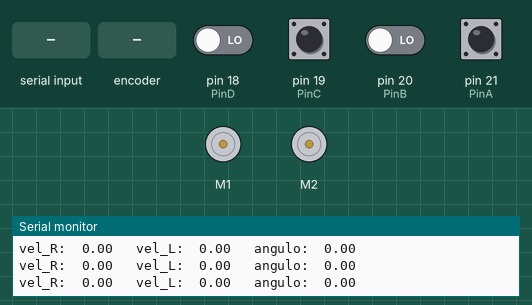
This sketch was run on a simulated Arduino Mega 2560, built with avr-gcc and run on an emulated ATmega2560. Parts: 2 × DC motor (green arrow = forward, orange = backward, longer = faster), the last lines printed to the serial monitor. The test bench sets the inputs (shaded band); at power-on: pin 19 (PinC), pin 21 (PinA) HIGH, pin 18 (PinD), pin 20 (PinB) LOW.

Above: at 1.2 s.
1.3 s: "90,45\n" received over the second serial link
At 1.45 s:
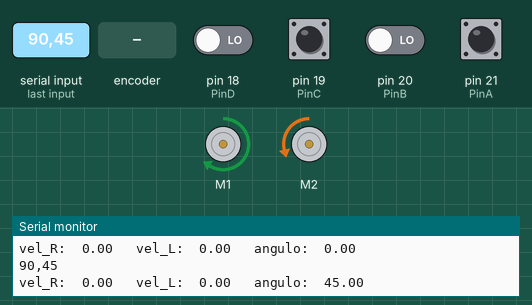
At 1.93 s:
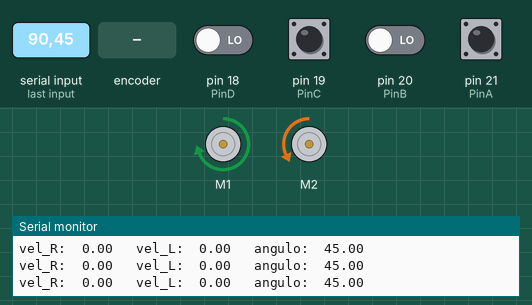
4.3 s: "5\n" received over the second serial link
At 4.9 s:
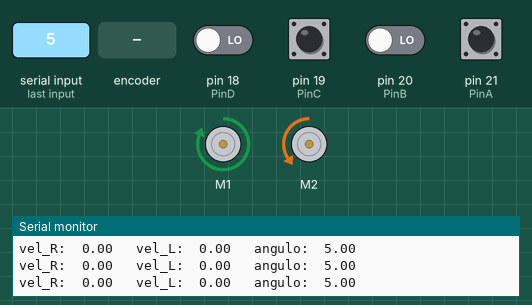
7.3 s: "1,90\n" received over the second serial link
At 7.47 s:
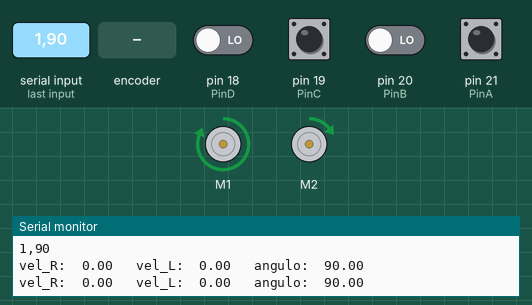
10.3 s: "90,45\n" received over the second serial link
13.3 s: "1,90,45\n" received over the second serial link
16.3 s: rotary encoder on pin 21 (PinA) / pin 20 (PinB) turned 3 steps (first pin leading)
Timing chart, 0 to 20.3 s (numbered marks = the images above; inputs shaded):
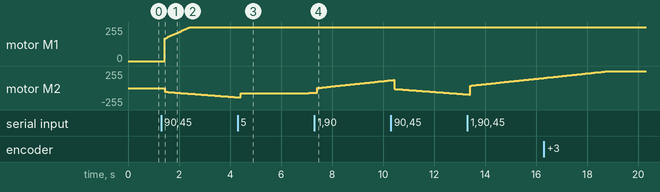

The sketch:

PID_derecho_martes_12am.ino
```cpp
#include "DualVNH5019MotorShield.h"
DualVNH5019MotorShield md;

// Definición de PINs
#define encoder0PinA  19
#define encoder0PinB  18
#define encoder1PinA  20
#define encoder1PinB  21

char msgEnd = '\n';
bool newMsg = false;
String msg;

int potencia_1, potencia_2 = 0;

// Variables Tiempo
unsigned long time_ant = 0;
const int Period = 10000;   // 10 ms = 100Hz
float escalon = 0;
const float dt = Period *0.000001f;
float referencial, motorout0, motorout1    = 0.0;
float ek, ek1, ek2;
float ck , ck1;
float kp = 2;
float kd = 0;
float ki = 0.0000005;
float k0, k1, k2;
float ts = 1;

float ek_2, ek1_2, ek2_2;
float ck_2 , ck1_2;
float kp_2 = 2;
float kd_2 = 0;
float ki_2 = 0.0000005;
float k0_2, k1_2, k2_2;
float ts_2 = 1;

#define PinA 21
#define PinB 20
#define PinC 19
#define PinD 18

volatile double pos1 = 0.0;
volatile double pos2 = 0.0;

volatile long encoder0Pos = 0;
volatile long encoder1Pos = 0;
long newposition0;
long oldposition0 = 0;
long newposition1;
long oldposition1 = 0;
unsigned long newtime;

float vel0;
float vel1;

float ek_3, ek1_3, ek2_3;
float ck_3 , ck1_3;
float kp_3 = 0.3;
float kd_3 = 0;
float ki_3 = 0;
float k0_3, k1_3, k2_3;
float ts_3 = 1;
float e_total_3;


void stopIfFault()
{
  if (md.getM1Fault())
  {
    Serial.println("M1 fault");
    while(1);
  }
  if (md.getM2Fault())
  {
    Serial.println("M2 fault");
    while(1);
  }
}

void EncoderA() {
  if (digitalRead(PinA) != digitalRead(PinB)) { //
    pos1 = pos1 + 1;
  }
  else { //reversa
    pos1 = pos1 - 1;
  }
}
void EncoderB() {
  if (digitalRead(PinA) == digitalRead(PinB)) { //
    pos1 = pos1 + 1;
  }
  else { //Reversa
    pos1 = pos1 - 1;
  }
}
void EncoderC() {
  if (digitalRead(PinC) != digitalRead(PinD)) { //
    pos2 = pos2 + 1;
  }
  else { //reversa
    pos2 = pos2 - 1;
  }
}
void EncoderD() {
  if (digitalRead(PinC) == digitalRead(PinD)) { //
    pos2 = pos2 + 1;
  }
  else { //Reversa
    pos2 = pos2 - 1;
  }
}
void setup() {
  Serial.begin(9600);
  Serial3.begin(38400);


  pinMode(PinA, INPUT);
  pinMode(PinB, INPUT);
  pinMode(PinC, INPUT);
  pinMode(PinD, INPUT);

  attachInterrupt(digitalPinToInterrupt(PinA), EncoderA, CHANGE);
  attachInterrupt(digitalPinToInterrupt(PinB), EncoderB, CHANGE);
  attachInterrupt(digitalPinToInterrupt(PinC), EncoderC, CHANGE);
  attachInterrupt(digitalPinToInterrupt(PinD), EncoderD, CHANGE);

}
int separador;
int dist;
float angulo;
int largo;
float multiplicador = 1;

void loop() {

  msg = readBuff();
  separador = msg.indexOf(",");
  largo = msg.length();
  dist = msg.substring(0,separador).toInt();

  if (dist> 400 ){
    msg = 400;
    }
  if (dist < -400 ){
    msg = -400;
    }
  if (newMsg == true){
    Serial.println(msg);
    angulo = msg.substring(separador + 1, largo).toInt();
     multiplicador = angulo/90;
    if (abs(dist) > 10 and abs(angulo) < 100){
    potencia_1 = (1 + multiplicador)* dist;
    potencia_2 = (1 - multiplicador)* dist;
    }
    else if (dist == 0 and angulo == 0){
      potencia_1 = 0;
      potencia_2 = 0;
    }
    else if ( dist <= 10  and  (15 <= abs(angulo) <= 100) ){
      potencia_1 = angulo*0.7;
      potencia_2 = -angulo*0.7;
      }
    else if(abs(angulo) >= 100) {
      potencia_1 = angulo*0.2;
      potencia_2 = -angulo*0.2;
      }
    newMsg = false;

  }


  newtime = micros();

  ts = (newtime - time_ant);
  // PID
  // Controlador 1
  k0 = kp*(1 + ts*ki +kd/ts);
  k1 = -kp*(1 + 2*kd/ts);
  k2 = kp*kd/ts;
  ck = ck1 + k0*ek +k1*ek1;

  newtime = micros();

  ts = (newtime - time_ant);
  // Controlador 2
  k0_2 = kp_2*(1 + ts*ki_2 +kd_2/ts);
  k1_2 = -kp_2*(1 + 2*kd_2/ts);
  k2_2 = kp_2*kd_2/ts;
  ck_2 = ck1_2 + k0_2*ek_2 +k1_2*ek1_2;

  // Controlador 3
  k0_3 = kp_3*(1 + ts*ki_3 +kd_3/ts);
  k1_3 = -kp_3*(1 + 2*kd_3/ts);
  k2_3 = kp_3*kd_3/ts;
  ck_3 = ck1_3 + k0_3*ek_3 +k1_3*ek1_3;


  //-----------------------------------
  // Calculando Velocidad del motor
  float rpm = 31250;
  vel0 = -(float)(pos1 - oldposition0) * rpm / (newtime - time_ant); //RPM
  vel1 = -(float)(pos2 - oldposition1) * rpm / (newtime - time_ant); //RPM
  oldposition0 = pos1;
  oldposition1 = pos2;
  time_ant = newtime;
  Serial.print("vel_R:  ");
  Serial.print(vel1);

  Serial.print("   vel_L:  ");
  Serial.print(vel0);
  Serial.print("   angulo:  ");
  Serial.println(angulo);
//  Serial3.print("   Pos1:  ");
//  Serial3.print(pos1);
//  Serial3.print("   Pos2:  ");
//  Serial3.println(pos2);
  //Serial.println("     error: ");
  //Serial.println(ek);
  Serial3.print("ck_3  ");
  Serial3.print(ck_3);
  Serial3.print("    potencia_1  ");
  Serial3.print(potencia_1);
  Serial3.print("   potencia_2  ");
  Serial3.println(potencia_2);


    md.setM1Speed(ck);
   md.setM2Speed(-ck_2);


  ck1 = ck;
  ek1 = ek;
  ek = potencia_1 - vel1;

  ck1_2 = ck_2;
  ek1_2 = ek_2;
  ek_2 = potencia_2 - vel0;

  ck1_3 = ck_3;
  ek1_3 = ek_3;
  ek_3 =  - angulo;
  time_ant = newtime;
}


String readBuff() {
  String buffArray;
  //int i = 0;

  while (Serial3.available() > 0) { //Entro a este while mientras exista algo en el puerto serial
    char buff = Serial3.read(); //Leo el byte entrante
    if (buff == msgEnd) {
      newMsg = true;
      break; //Si el byte entrante coincide con mi delimitador, me salgo del while
    } else {
      buffArray += buff; //Si no, agrego el byte a mi string para construir el mensaje
      //i += 1;
        //evita imprimir de mas

    }
    delay(10);
  }
  return buffArray;  //Retorno el mensaje
}
```

Measured:
- after the input at 1.3 s, motor M1: moves from stopped to forward 255/255 over 1.0 s, starting after 0.14 s; motor M2: moves from stopped to backward 138/255 over 2.8 s, starting after 0.14 s
